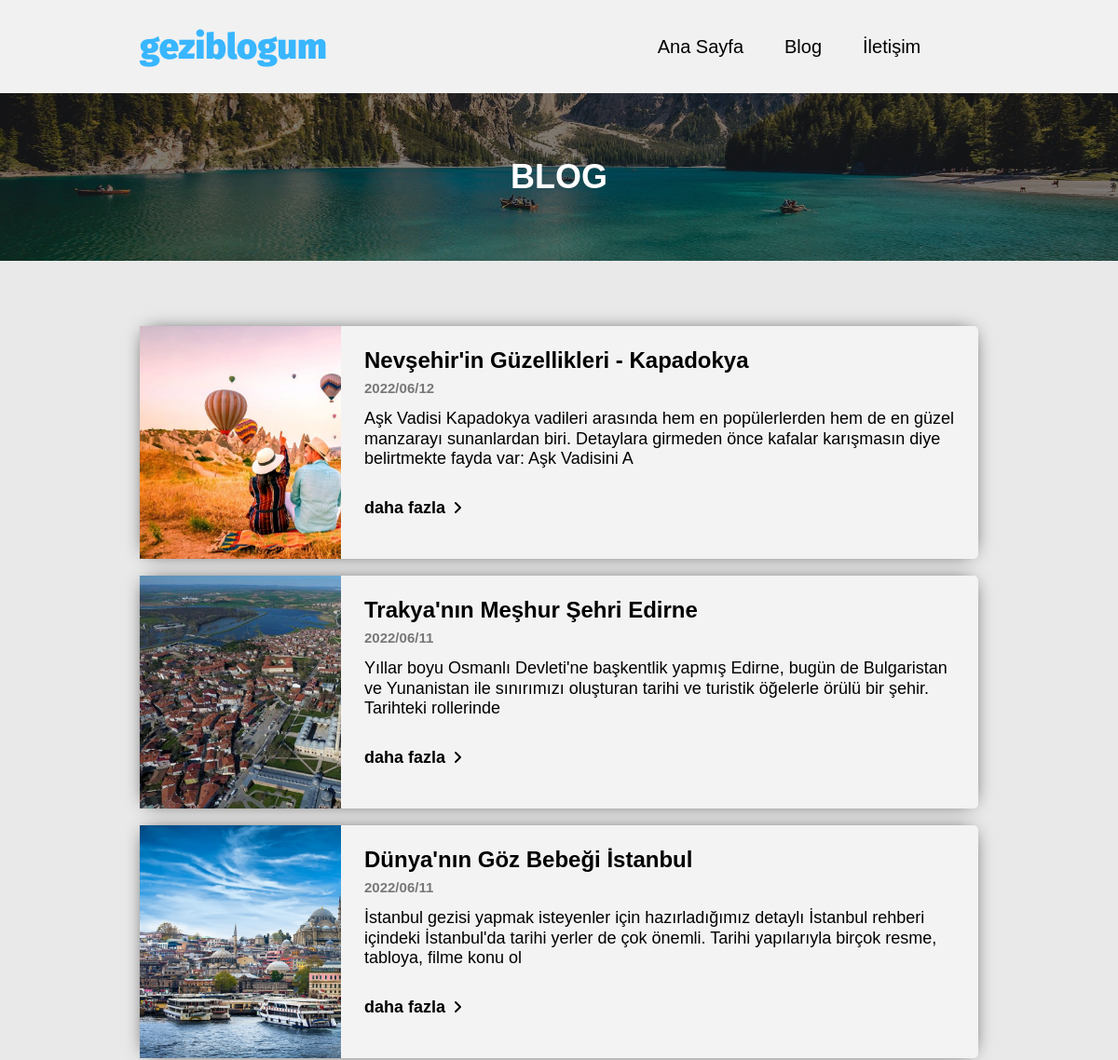
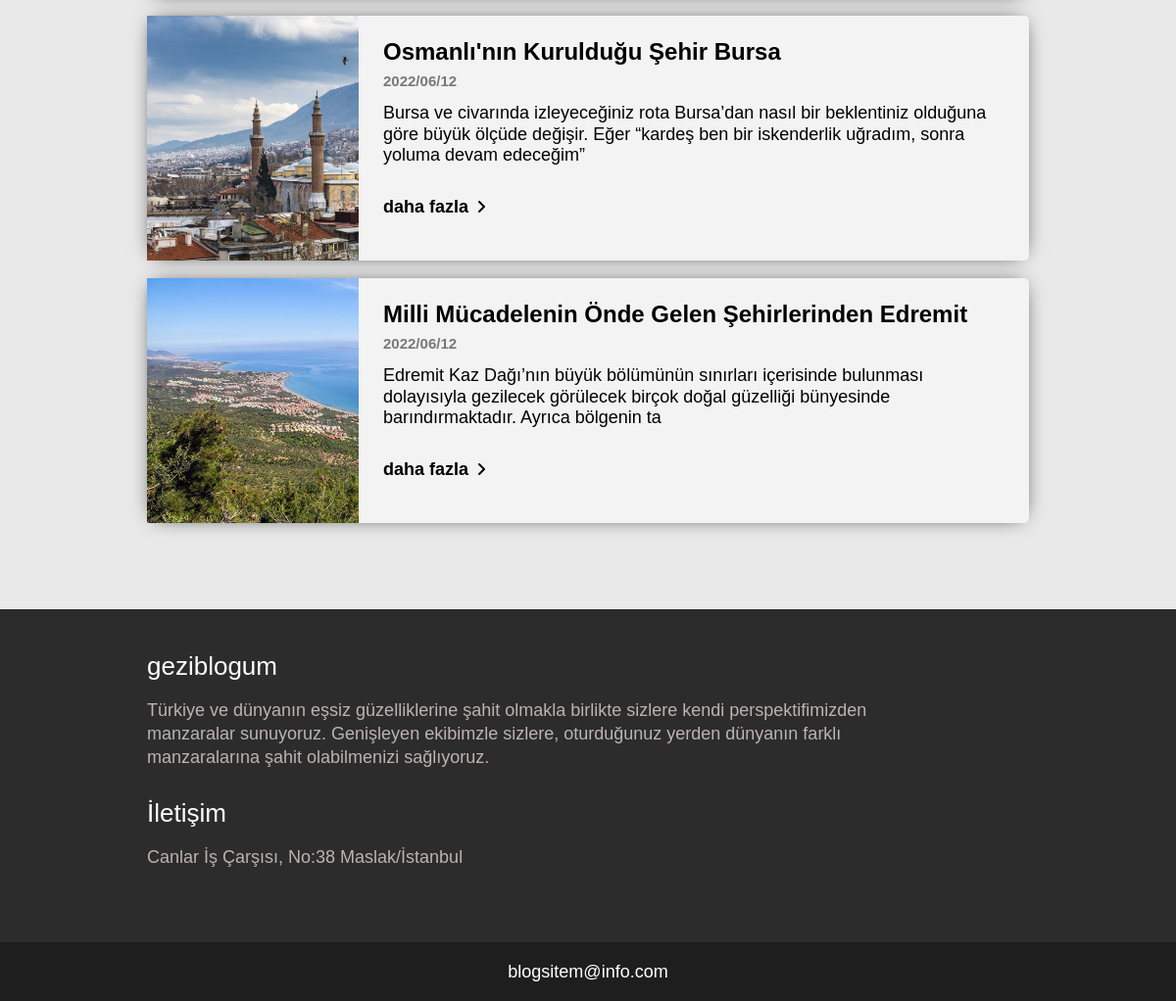
Screenshot of /blog.php with the database file from the repository (2 pictures, top to bottom).
### tables this page shows
CREATE TABLE `blog` (
  `id` int(10) UNSIGNED NOT NULL,
  `header` varchar(150) NOT NULL,
  `content` longtext NOT NULL,
  `date` datetime NOT NULL,
  `file_name` varchar(100) NOT NULL
);

### blog.php (the view, shortened to what this page needs)
<!doctype html>
<html lang="tr-TR">
<head>
    <link rel="stylesheet" href="assets/css/style.css">
</head>
<body>
<div class="wrapper">
    <div class="header-wrap">
        <div class="left-header-wrap">
            <a href="index.php"><h1 class="txt-logo">geziblogum</h1></a>
        </div>
        <div class="right-header-wrap">
            <nav class="nav">
                <a href="index.php">Ana Sayfa</a>
                <a href="blog.php">Blog</a>
                <a href="#footer">İletişim</a>
            </nav>
        </div>
    </div>
    <div class="main-wrap">
        <div class="intro-blog">
            <h2>BLOG</h2>
        </div>
        <div class="content">
            <div class='horizontal-card'>
                <?php
                include_once "panel/config.php";
                $blogList = mysqli_query($connect, "SELECT * FROM blog");
                if ($blogList) {
                    $blogNum = mysqli_num_rows($blogList);
                    if ($blogNum > 0) {
                        while ($blogData = mysqli_fetch_assoc($blogList)) {
                            $imagePath = "assets/images/blog/" . $blogData["file_name"];
                            echo "<div class='hc-row'><a href='blog-view.php?id=" . $blogData["id"]. "'><div class='hc-row-img'";
                            echo 'style="background-image:url(\'' . $imagePath. '\');">';
                            echo "</div></a><div class='hc-content'><a href='blog-view.php?id=" . $blogData["id"]. "'><h2>" . $blogData["header"] . "</h2></a><p class='hc-date'>";
                            echo substr(str_replace("-", "/", strip_tags($blogData["date"])), 0, 10);
                            echo "</p><p class='hc-excerpt'>" . substr(strip_tags($blogData["content"]), 0, 200) . "</p><a href='blog-view.php?id=" . $blogData["id"];
                            echo "'><p class='hc-read-more'>daha fazla</p></a></div></div>";
                        }
                    }
                } else {
                    echo "Sorgu Hatası";
                }
                ?>
            </div>
        </div>
        <footer class="footer" id="footer">
            <div class="top-footer">
                <div class="left-side">
                    <h3>geziblogum</h3>
                    <p>Türkiye ve dünyanın eşsiz güzelliklerine şahit olmakla birlikte sizlere kendi perspektifimizden manzaralar sunuyoruz. Genişleyen ekibimzle sizlere, oturduğunuz yerden dünyanın farklı manzaralarına şahit olabilmenizi sağlıyoruz.</p>
                </div>
                <div class="right-side">
                    <h3>İletişim</h3>
                    <p>Canlar İş Çarşısı, No:38 Maslak/İstanbul</p>
                </div>
            </div>
            <div class="bottom-footer">
                <p class="bottom-text">blogsitem@info.com</p>
            </div>
        </footer>
    </div>
</div>
</body>
</html>

### assets/css/style.css (style rules this page uses)
* { margin: 0; padding: 0; list-style: none; text-decoration: none; }
.wrapper { width: 100%; background-color: #faf2f2; }
.header-wrap { width: 100%; height: 100px; display: flex; align-items: center; background-color: #f1f1f1; position: fixed; z-index: 1; }
.left-header-wrap { width: 50%; padding-left: 150px; box-sizing: border-box; height: 100%; display: flex; align-items: center; }
.right-header-wrap { width: 50%; padding-left: 150px; height: 100%; display: flex; align-items: center; }
.txt-logo { font: 900 38px/1em 'Fira Sans', sans-serif; color: #38b6ff; user-select: none; display: flex; text-decoration: unset; }
.nav a { margin: 0 20px 0 20px; color: #000; font: 500 20px/1em 'Century Gothic', sans-serif; transition: all .3s; text-decoration: none; }
.main-wrap { width: 100%; }
.content { width: 100%; float: left; background-color: #e9e9e9; padding-top: 50px; }
.footer { width: 100%; height: 400px; background-color: #2c2c2c; float: left; }
.top-footer { width: 100%; height: 340px; float: left; box-sizing: border-box; padding: 50px 20px 0 150px; }
.bottom-footer { width: 100%; height: 60px; background-color: #1e1e1e; float: left; display: flex; justify-content: center; align-items: center; }
.left-side { width: 75%; height: 150px; }
.left-side h3 { font: 200 26px/1rem "Trebuchet MS", sans-serif; color: #fff; }
.left-side p { font: 200 18px/1.50rem "Trebuchet MS", sans-serif; margin-top: 25px; color: #beb2b2; }
.right-side { width: 75%; height: 150px; }
.right-side h3 { font: 200 26px/1rem "Trebuchet MS", sans-serif; color: #fff; }
.right-side p { font: 200 18px/1.50rem "Trebuchet MS", sans-serif; margin-top: 25px; color: #beb2b2; }
.bottom-footer p { font: 200 18px/1.50rem "Trebuchet MS", sans-serif; color: #fff; }
.intro-blog { width: 100%; height: 280px; background: linear-gradient(rgba(0,0,0,0.5), rgba(0,0,0,0.5)), url("../images/intro-blog.jpg"); background-size: cover; background-position: 0% 45%; display: flex; justify-content: center; align-items: center; flex-direction: column; }
.intro-blog h2 { font: 900 36px/1em 'Century Gothic', sans-serif; color: #fff; user-select: none; float: left; margin-top: 100px; }
.horizontal-card { width: 100%; box-sizing: border-box; padding: 20px 150px 20px 150px; margin-bottom: 50px; }
.hc-row { width: 100%; height: 250px; border-radius: 5px; background-color: #f3f3f3; -webkit-box-shadow: 0px 0px 20px -8px #000000; box-shadow: 0px 0px 20px -8px #000000; transition: all .2s ease; margin-bottom: 18px; }
.hc-row-img { width: 24%; height: 100%; float: left; background-size: cover; }
.hc-content { width: 76%; height: 100%; box-sizing: border-box; padding: 25px; float: left; overflow: hidden; text-overflow: ellipsis; }
.hc-content h2 { font: 900 24px/1em 'Century Gothic', sans-serif; margin-bottom: 10px; color: #000; }
.hc-date { font: 900 15px/1em 'Century Gothic', sans-serif; margin-bottom: 15px; opacity: 0.5; }
.hc-excerpt { font: 300 18px/1.20em 'Century Gothic', sans-serif; margin-bottom: 10px; }
.hc-read-more { font: 600 18px TrebucMS, sans-serif; color: #000; margin-top: 1.75em; }
.hc-read-more:after { content: "\f105"; font: 600 16px FontAwesome, sans-serif; margin-left: 8px; }

### rows the page displays
blog: file_name (picture), header "Nevşehir'in Güzellikleri - Kapadokya", date "2022/06/12", content "Aşk Vadisi Kapadokya vadileri arasında hem en popülerlerden hem de en güzel manzarayı sunanlardan biri. Detaylara girmeden önce kafalar karışmasın diye belirtmekte fayda var: Aşk Vadisini A"
blog: file_name (picture), header "Trakya'nın Meşhur Şehri Edirne", date "2022/06/11", content "Yıllar boyu Osmanlı Devleti'ne başkentlik yapmış Edirne, bugün de Bulgaristan ve Yunanistan ile sınırımızı oluşturan tarihi ve turistik öğelerle örülü bir şehir. Tarihteki rollerinde"
blog: file_name (picture), header "Dünya'nın Göz Bebeği İstanbul", date "2022/06/11", content "İstanbul gezisi yapmak isteyenler için hazırladığımız detaylı İstanbul rehberi içindeki İstanbul'da tarihi yerler de çok önemli. Tarihi yapılarıyla birçok resme, tabloya, filme konu ol"
blog: file_name (picture), header "Osmanlı'nın Kurulduğu Şehir Bursa", date "2022/06/12", content "Bursa ve civarında izleyeceğiniz rota Bursa’dan nasıl bir beklentiniz olduğuna göre büyük ölçüde değişir. Eğer “kardeş ben bir iskenderlik uğradım, sonra yoluma devam edeceğim”"
blog: file_name (picture), header "Milli Mücadelenin Önde Gelen Şehirlerinden Edremit", date "2022/06/12", content "Edremit Kaz Dağı’nın büyük bölümünün sınırları içerisinde bulunması dolayısıyla gezilecek görülecek birçok doğal güzelliği bünyesinde barındırmaktadır. Ayrıca bölgenin ta"
